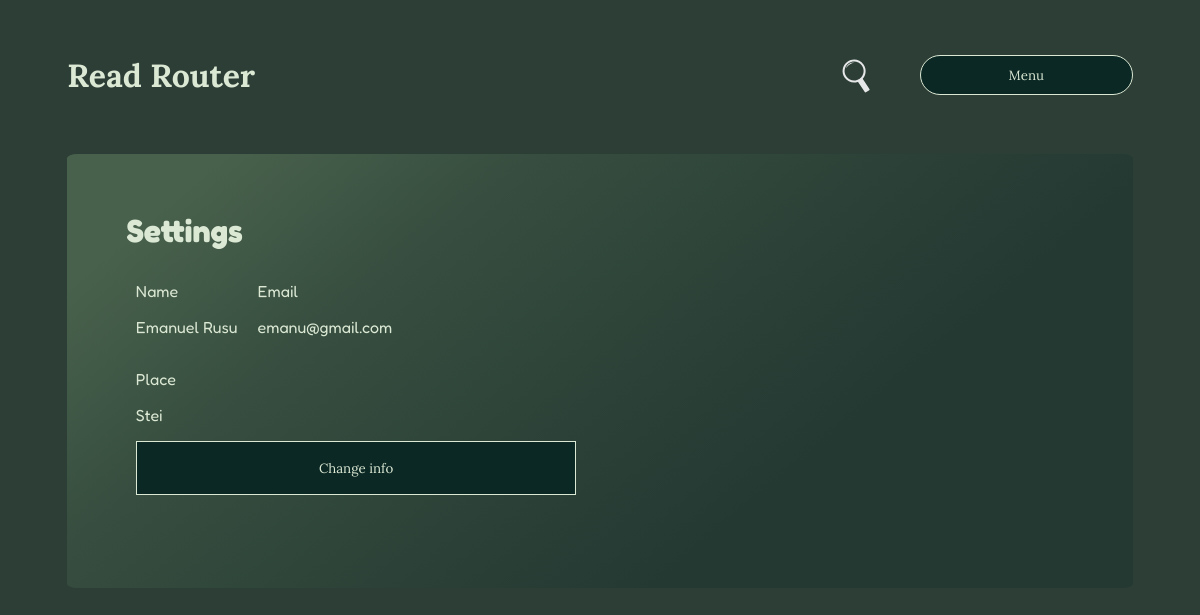
/user/user_settings/1 (signed in), run on the app's committed database.
### myapp/core/models/user.py (models this page shows, shortened)
class User(UserMixin, db.Model):
    __tablename__ = 'user'
    id = db.Column(db.Integer, primary_key=True)
    name = db.Column(db.String(50), nullable=True)
    email = db.Column(db.String(260), nullable=True, unique=True)
    psw = db.Column(db.String(50), nullable=True)
    place = db.Column(db.String(32), nullable=True)
    user_photo = db.Column(db.String(50), default='default.png')
    books = db.relationship('Book', backref='user', uselist=True)

### myapp/core/routes/user.py (the view)
@users.route(f'{base_url}/user_settings/<int:user_id>', methods=methods)
@login_required
def user_settings_view(user_id):
    if current_user.id != user_id:
        return redirect(url_for(redirect_page))
    template = f'{template_path}/user_settings.html'
    user = user_settings_func(request, user_id)
    if request.method == 'GET':
        return render_template(template, user_settings=user[0], form=user[1])
    else:
        return redirect(url_for(redirect_page, user_id=user_id))

### myapp/__init__.py (called while the page is built)
def create_app(config_file_path):
    app = Flask(__name__)
    app.config.from_pyfile(config_file_path)
    db.init_app(app)
    migrate.init_app(app, db, render_as_batch=True)
    login_manager = LoginManager(app, db)
    @login_manager.user_loader
    def load_user(user_id):
        return User.query.get(user_id)
    admin = Admin(app, name="Small Lib", template_mode='bootstrap4', endpoint='admin', index_view=DashBoardView())
    admin.add_view(ModelView(User, db.session, name='Users'))
    admin.add_view(MyModelView(Book, db.session, name='Books'))
    admin.add_view(MyModelView(Genre, db.session, name='Genre'))
    admin.add_view(MyModelView(Exchange, db.session, name='Exchange'))
    app.register_blueprint(main)
    app.register_blueprint(users)
    app.register_blueprint(auth)
    app.register_blueprint(books)
    return app

### myapp/core/functions/user.py (called while the page is built, shortened)
def user_settings_func(request, user_id):
    form = SettingsForm(user_id)
    user = User.query.get(user_id)
    if request.method == 'GET':
        return user, form

### myapp/templates/pages/user/user_settings.html (shortened to what this page needs)
{% extends "base.html" %}
{% block content %}
<div class="settings">
    <h1>Settings</h1>
    <div id="settings-content">
        <div id="settings-old">
            <div id="settings-name-and-email">
                <div>
                    <p>Name</p>
                    <p>{{ user_settings.name }}</p>
                </div>
                <div>
                    <p>Email</p>
                    <p>{{ user_settings.email }}</p>
                </div>
            </div>
            <div>
                <p>Place</p>
                <p>{{ user_settings.place }}</p>
            </div>
            <button id="change_info_btn" class="main-color font-color btn">Change info</button>
        </div>
    </div>
</div>
{% endblock %}

### myapp/static/css/user-settings.css (style rules this page uses)
#settings-old { margin-right: 5%; margin-bottom: 5%; padding: 1%; display: flex; flex-direction: column; }
#settings-old button { padding: 2%; width: 50%; }
#settings-name-and-email { display:flex; }
#settings-name-and-email div { margin-right: 20px; }
#settings-name-and-email div p { margin-top: 0; }

### myapp/static/css/style.css (style rules this page uses)
body { background-color: #2d3e36; }
.font-color { color: #dbe8d4; }
.main-color { background-color: #0b2824; }
.btn { border: 1px solid; padding: 5%; font-family: 'Lora', serif; }

### data on the page
User: name "Emanuel Rusu", email "emanu@gmail.com", place "Stei"
